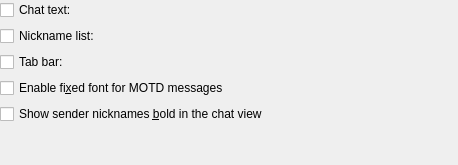
<ui version="4.0" >
 <author>Copyright (C) 2005 Peter Simonsson</author>
 <comment>This program is free software; you can redistribute it and/or modify
it under the terms of the GNU General Public License as published by
the Free Software Foundation; either version 2 of the License, or
(at your option) any later version.
</comment>
 <class>FontAppearance_Config</class>
 <widget class="QWidget" name="FontAppearance_Config" >
  <property name="geometry" >
   <rect>
    <x>0</x>
    <y>0</y>
    <width>458</width>
    <height>165</height>
   </rect>
  </property>
  <layout class="QGridLayout" >
   <property name="margin" >
    <number>0</number>
   </property>
   <item row="0" column="0" >
    <widget class="QCheckBox" name="kcfg_CustomTextFont" >
     <property name="enabled" >
      <bool>true</bool>
     </property>
     <property name="text" >
      <string>Chat text:</string>
     </property>
    </widget>
   </item>
   <item row="0" column="1" >
    <widget class="KFontRequester" name="kcfg_TextFont" >
     <property name="enabled" >
      <bool>false</bool>
     </property>
    </widget>
   </item>
   <item row="1" column="0" >
    <widget class="QCheckBox" name="kcfg_CustomListFont" >
     <property name="enabled" >
      <bool>true</bool>
     </property>
     <property name="text" >
      <string>Nickname list:</string>
     </property>
    </widget>
   </item>
   <item row="1" column="1" >
    <widget class="KFontRequester" name="kcfg_ListFont" >
     <property name="enabled" >
      <bool>false</bool>
     </property>
    </widget>
   </item>
   <item row="2" column="0" >
    <widget class="QCheckBox" name="kcfg_CustomTabFont" >
     <property name="enabled" >
      <bool>true</bool>
     </property>
     <property name="text" >
      <string>Tab bar:</string>
     </property>
    </widget>
   </item>
   <item row="2" column="1" >
    <widget class="KFontRequester" name="kcfg_TabFont" >
     <property name="enabled" >
      <bool>false</bool>
     </property>
    </widget>
   </item>
   <item row="3" column="0" colspan="2" >
    <widget class="QCheckBox" name="kcfg_FixedMOTD" >
     <property name="whatsThis" >
      <string>Show MOTD (Message Of The Day) message in fixed font</string>
     </property>
     <property name="text" >
      <string>Enable fi&amp;xed font for MOTD messages</string>
     </property>
    </widget>
   </item>
   <item row="4" column="0" colspan="2" >
    <widget class="QCheckBox" name="kcfg_UseBoldNicks" >
     <property name="text" >
      <string>Show sender nicknames &amp;bold in the chat view</string>
     </property>
    </widget>
   </item>
   <item row="5" column="1" >
    <spacer name="spacer89" >
     <property name="orientation" >
      <enum>Qt::Vertical</enum>
     </property>
     <property name="sizeType" >
      <enum>QSizePolicy::Expanding</enum>
     </property>
     <property name="sizeHint" stdset="0" >
      <size>
       <width>20</width>
       <height>161</height>
      </size>
     </property>
    </spacer>
   </item>
  </layout>
 </widget>
 <customwidgets>
  <customwidget>
   <class>KFontRequester</class>
   <extends>QWidget</extends>
   <header>kfontrequester.h</header>
  </customwidget>
 </customwidgets>
 <tabstops>
  <tabstop>kcfg_CustomTextFont</tabstop>
  <tabstop>kcfg_TextFont</tabstop>
  <tabstop>kcfg_CustomListFont</tabstop>
  <tabstop>kcfg_ListFont</tabstop>
  <tabstop>kcfg_CustomTabFont</tabstop>
  <tabstop>kcfg_TabFont</tabstop>
  <tabstop>kcfg_FixedMOTD</tabstop>
  <tabstop>kcfg_UseBoldNicks</tabstop>
 </tabstops>
 <resources/>
 <connections>
  <connection>
   <sender>kcfg_CustomTextFont</sender>
   <signal>toggled(bool)</signal>
   <receiver>kcfg_TextFont</receiver>
   <slot>setEnabled(bool)</slot>
   <hints>
    <hint type="sourcelabel" >
     <x>20</x>
     <y>20</y>
    </hint>
    <hint type="destinationlabel" >
     <x>20</x>
     <y>20</y>
    </hint>
   </hints>
  </connection>
  <connection>
   <sender>kcfg_CustomListFont</sender>
   <signal>toggled(bool)</signal>
   <receiver>kcfg_ListFont</receiver>
   <slot>setEnabled(bool)</slot>
   <hints>
    <hint type="sourcelabel" >
     <x>20</x>
     <y>20</y>
    </hint>
    <hint type="destinationlabel" >
     <x>20</x>
     <y>20</y>
    </hint>
   </hints>
  </connection>
  <connection>
   <sender>kcfg_CustomTabFont</sender>
   <signal>toggled(bool)</signal>
   <receiver>kcfg_TabFont</receiver>
   <slot>setEnabled(bool)</slot>
   <hints>
    <hint type="sourcelabel" >
     <x>20</x>
     <y>20</y>
    </hint>
    <hint type="destinationlabel" >
     <x>20</x>
     <y>20</y>
    </hint>
   </hints>
  </connection>
 </connections>
</ui>
